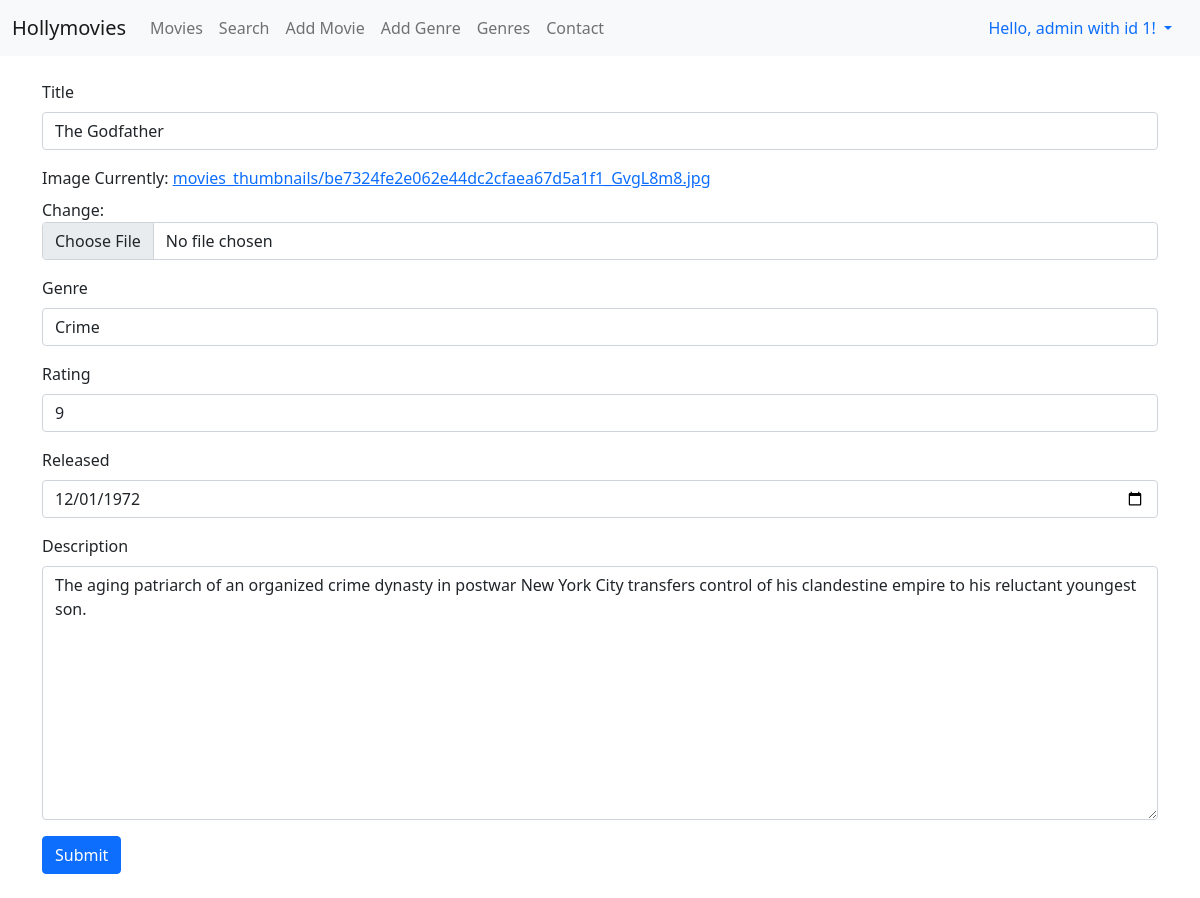
Screenshot of /movies/1/update (signed in) with the database file from the repository.
### viewer/models.py (models this page shows, shortened)
class Movie(Model):
    title = CharField(max_length=128)
    image = ImageField(default="movie_default.jpg", upload_to="movies_thumbnails")
    genre = ForeignKey(Genre, on_delete=DO_NOTHING)
    rating = IntegerField()
    released = DateField()
    description = TextField()
    created = DateTimeField(auto_now_add=True)

### viewer/views.py (the view, shortened to what this page needs)
# urls.py: path("movies/<int:pk>/update", MovieUpdateView.as_view(), name="update_movie"),
class MovieUpdateView(PermissionRequiredMixin, StaffRequiredMixin, UpdateView):
    template_name = 'forms/form.html'
    form_class = MovieForm
    model = Movie
    success_url = reverse_lazy('movies')
    permission_required = "viewer.change_movie"

### viewer/forms.py (shortened to what this page needs)
class MovieForm(ModelForm):
    class Meta:
        model = Movie
        fields = '__all__'
    title = CharField(max_length=128, validators=[capitalize_validator])
    released = PastDate(widget=NumberInput(attrs={"type": "date"}))
    description = CharField(widget=Textarea, required=False, validators=[])

### viewer/models.py (called while the page is built)
    def __str__(self):
        return f"{self.name}"

### viewer/views.py (called while the page is built)
    def test_func(self):
        return self.request.user.is_staff

### viewer/templates/forms/form.html (shortened to what this page needs)
{% extends "base.html" %}
{% block content %}
    <form method="post" enctype="multipart/form-data" class="py-4">
        {% include "forms/form_base_bs5.html" %}
        <button type="submit" class="btn btn-primary">Submit</button>
    </form>
{% endblock %}

### viewer/templates/base.html (shortened to what this page needs)
<!DOCTYPE html>
<html lang="en">
<head>
    <link href="https://cdn.jsdelivr.net/npm/bootstrap@5.0.2/dist/css/bootstrap.min.css" rel="stylesheet">
    <link rel="stylesheet" href="https://cdnjs.cloudflare.com/ajax/libs/font-awesome/4.7.0/css/font-awesome.css" />
</head>
<body>
<nav class="navbar navbar-expand-lg navbar-light bg-light">
  <div class="container-fluid">
    <a class="navbar-brand" href="{% url 'hello' %}">Hollymovies</a>
    <div class="collapse navbar-collapse" id="navbarNav">
      <ul class="navbar-nav">
        <li class="nav-item">
          <a class="nav-link" href="{% url 'movies' %}">Movies</a>
        </li>
        <li class="nav-item">
          <a class="nav-link" href="{% url 'search' %}">Search</a>
        </li>
          {% if user.is_authenticated %}
        <li class="nav-item">
          <a class="nav-link" href="{% url 'create_movie' %}">Add Movie</a>
        </li>
        <li class="nav-item">
          <a class="nav-link" href="{% url 'create_genre' %}">Add Genre</a>
        </li>
          {% endif %}
        {% if user.is_superuser %}
        <li class="nav-item">
          <a class="nav-link" href="{% url 'genres' %}">Genres</a>
        </li>
      {% endif %}
        <li class="nav-item">
          <a class="nav-link" href="{% url 'contact' %}">Contact</a>
        </li>
      </ul>
    </div>
      <div class="nav-item dropdown">
          {% if user.is_authenticated %}
            <a class="nav-link dropdown-toggle" href="#" id="dropdownAuthenticatedUserMenu" data-bs-toggle="dropdown">
            {% if user.first_name %}Hello, {{ user.first_name }}!
            {% else %}Hello, {{ user.username }} with id {{ user.id }}!{% endif %}
            </a>
          {% endif %}
      </div>
  </div>
</nav>
<div class="container">
  {% block content %}
  {% endblock %}
</div>
</body>
</html>

### viewer/templates/forms/form_base_bs5.html (shortened to what this page needs)
{% load widget_tweaks %}
    {% for field in form.visible_fields %}
      <div class="form-group mb-3">
      <label for="{{ field.id_for_label }}" class="form-label">{{ field.label }}</label>
      {% if form.is_bound %}
          {% if field.errors %}
            {% render_field field class="form-control is-invalid" %}
            {% for error in field.errors %}
                <div class="invalid-feedback">
                    {{ error }}
                </div>
            {% endfor %}
          {% else %}
              {% render_field field class="form-control is-valid" %}
          {% endif %}
      {% else %}
          {% render_field field class="form-control" %}
      {% endif %}
      </div>
    {% endfor %}

### rows the page displays
Movie: title "The Godfather" "Crime" "9" "12/01/1972" "The aging patriarch of an organized crime dynasty in postwar New York City transfers control of his clandestine empire to his reluctant youngest son."

### other values shown
{{ user.username }} "admin"
{{ user.id }} "1"
{{ field.label }} "Title" "Image" "Genre" "Rating" "Released" "Description"
